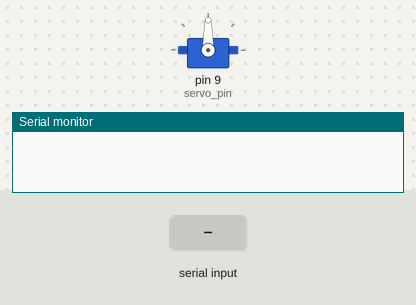
Simulated run of this sketch. Board: Arduino Uno, built with avr-gcc and run on an emulated ATmega328P. Parts: servo, the last lines printed to the serial monitor. Inputs (shaded band) come from the test bench.

Above: at 1.2 s.
1.3 s: "90,45\n" received over Serial
At 1.8 s:
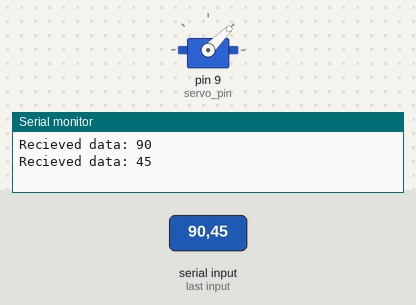
2.8 s: "30,150\n" received over Serial
At 4.0 s:
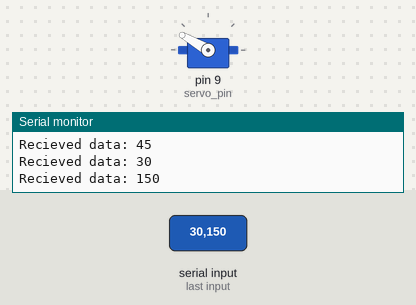
4.3 s: "5\n" received over Serial
At 5.1 s:
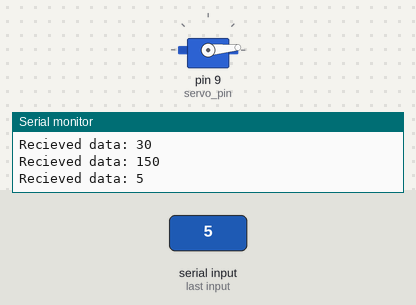
5.8 s: "200\n" received over Serial
At 6.3 s:
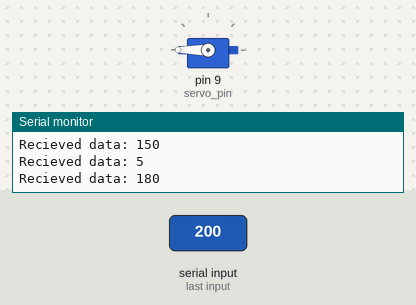
7.3 s: "90\n" received over Serial
At 8.6 s:
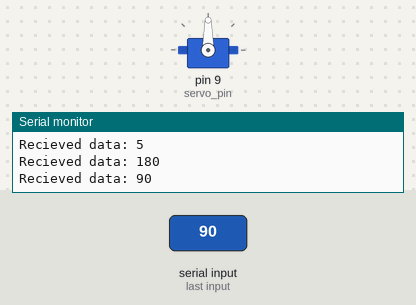
Timing chart, 0 to 9.8 s (numbered marks = the images above; inputs shaded):
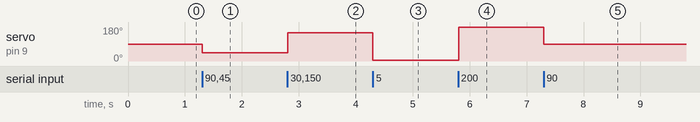

Measured:
- after the input at 1.3 s, servo on pin 9 (servo_pin): 90° → 45° at once
- after the input at 2.8 s, servo on pin 9 (servo_pin): 45° → 150° at once
- after the input at 4.3 s, servo on pin 9 (servo_pin): 150° → 5° at once
- after the input at 5.8 s, servo on pin 9 (servo_pin): 5° → 180° at once
- after the input at 7.3 s, servo on pin 9 (servo_pin): 180° → 90° at once

The sketch:

L4_Activity_servo.ino
```cpp
#include <Servo.h>
int servo_pin = 9;

Servo myServo;

void setup() {
 Serial.begin(9600);
 myServo.attach(servo_pin);
}

void loop() {
  if (Serial.available() > 0) {
    int angle = Serial.parseInt();
    angle = constrain(angle, 0, 180);
    Serial.print("Recieved data: ");
    Serial.println(angle);

    myServo.write(angle);

    // Clear any leftover characters
    while (Serial.available()) Serial.read();
  }
}
```
